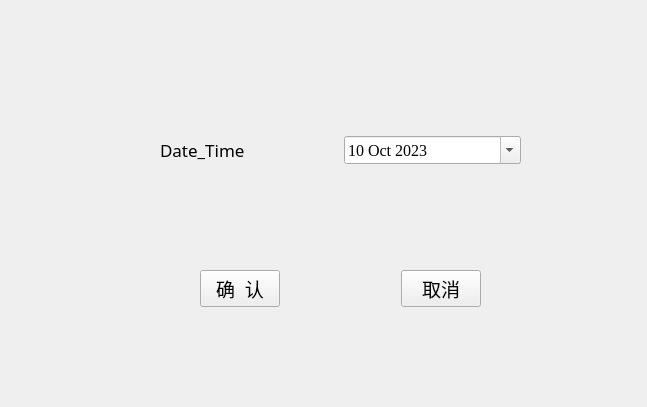
<?xml version="1.0" encoding="UTF-8"?>
<ui version="4.0">
 <class>Form_date</class>
 <widget class="QWidget" name="Form_date">
  <property name="geometry">
   <rect>
    <x>0</x>
    <y>0</y>
    <width>647</width>
    <height>407</height>
   </rect>
  </property>
  <property name="windowTitle">
   <string>日期设置</string>
  </property>
  <widget class="QWidget" name="layoutWidget">
   <property name="geometry">
    <rect>
     <x>160</x>
     <y>110</y>
     <width>361</width>
     <height>81</height>
    </rect>
   </property>
   <layout class="QGridLayout" name="gridLayout">
    <item row="0" column="0">
     <widget class="QLabel" name="label_8">
      <property name="font">
       <font>
        <family>方正姚体</family>
        <pointsize>13</pointsize>
       </font>
      </property>
      <property name="text">
       <string>Date_Time</string>
      </property>
     </widget>
    </item>
    <item row="0" column="1">
     <widget class="QDateEdit" name="dateEdit">
      <property name="enabled">
       <bool>true</bool>
      </property>
      <property name="font">
       <font>
        <family>Times New Roman</family>
        <pointsize>12</pointsize>
       </font>
      </property>
      <property name="wrapping">
       <bool>false</bool>
      </property>
      <property name="buttonSymbols">
       <enum>QAbstractSpinBox::UpDownArrows</enum>
      </property>
      <property name="dateTime">
       <datetime>
        <hour>0</hour>
        <minute>0</minute>
        <second>0</second>
        <year>2023</year>
        <month>10</month>
        <day>10</day>
       </datetime>
      </property>
      <property name="maximumDate">
       <date>
        <year>2050</year>
        <month>12</month>
        <day>31</day>
       </date>
      </property>
      <property name="minimumDate">
       <date>
        <year>2019</year>
        <month>2</month>
        <day>22</day>
       </date>
      </property>
      <property name="calendarPopup">
       <bool>true</bool>
      </property>
      <property name="timeSpec">
       <enum>Qt::LocalTime</enum>
      </property>
     </widget>
    </item>
   </layout>
  </widget>
  <widget class="QWidget" name="layoutWidget">
   <property name="geometry">
    <rect>
     <x>200</x>
     <y>270</y>
     <width>281</width>
     <height>37</height>
    </rect>
   </property>
   <layout class="QHBoxLayout" name="horizontalLayout">
    <item>
     <widget class="QPushButton" name="pushButton">
      <property name="font">
       <font>
        <family>方正姚体</family>
        <pointsize>14</pointsize>
       </font>
      </property>
      <property name="text">
       <string>确  认</string>
      </property>
     </widget>
    </item>
    <item>
     <spacer name="horizontalSpacer">
      <property name="orientation">
       <enum>Qt::Horizontal</enum>
      </property>
      <property name="sizeHint" stdset="0">
       <size>
        <width>40</width>
        <height>20</height>
       </size>
      </property>
     </spacer>
    </item>
    <item>
     <widget class="QPushButton" name="pushButton_2">
      <property name="font">
       <font>
        <family>方正姚体</family>
        <pointsize>14</pointsize>
       </font>
      </property>
      <property name="text">
       <string>取消</string>
      </property>
     </widget>
    </item>
   </layout>
  </widget>
 </widget>
 <resources/>
 <connections/>
</ui>
